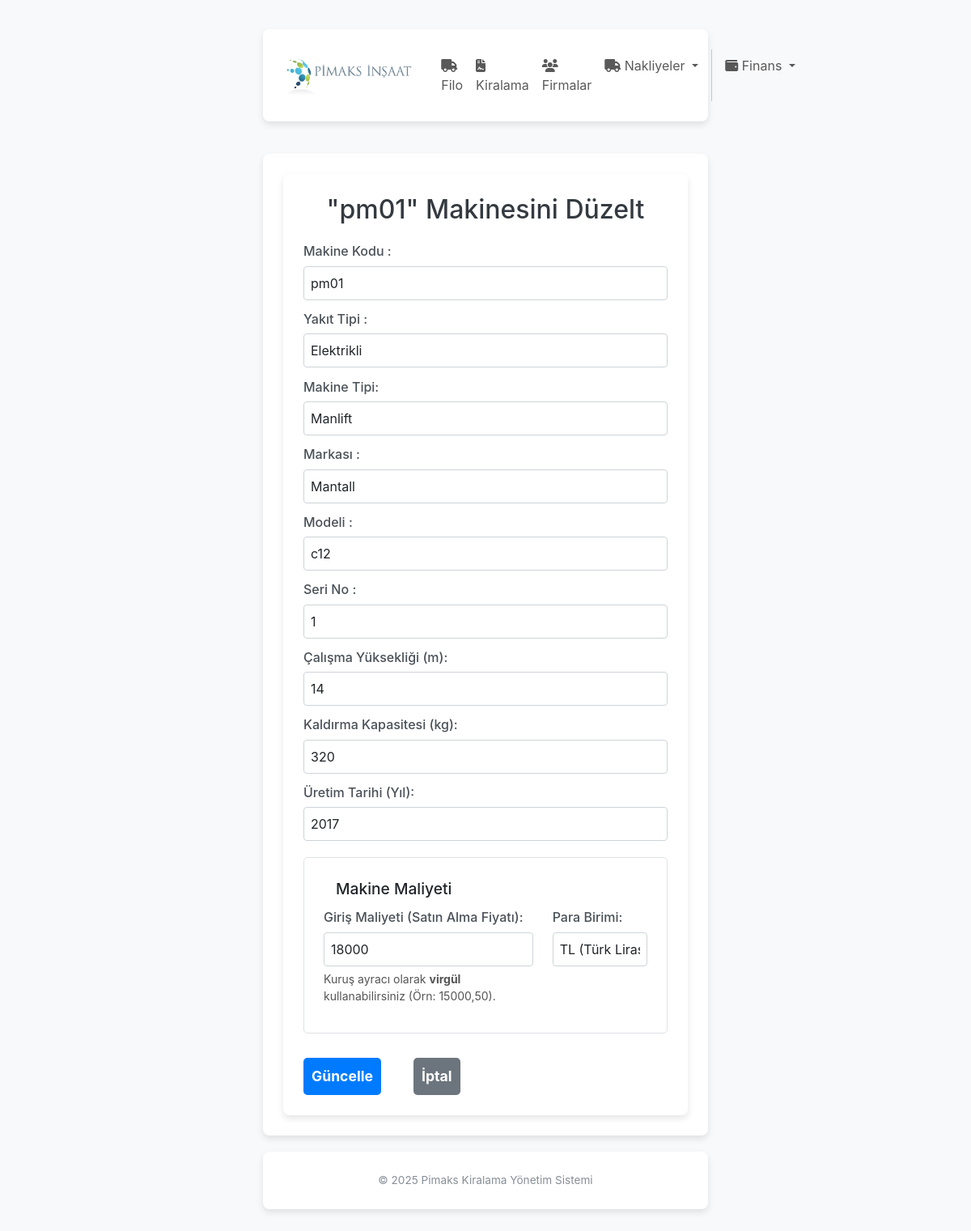
The app's page /filo/duzelt/1, older data.
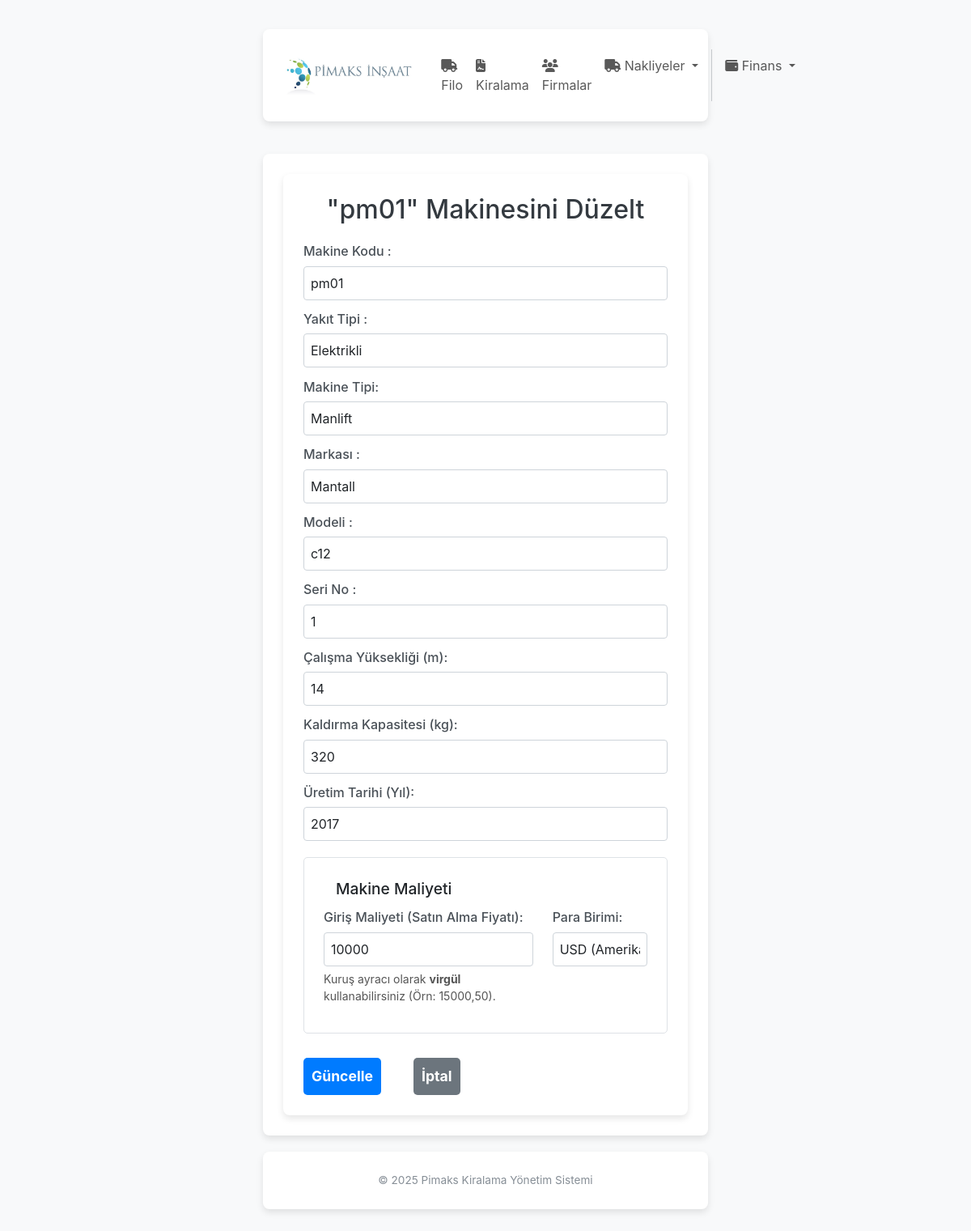
The same page, newer data.
### app/filo/models.py (models this page shows, shortened)
class Ekipman(db.Model):
    __tablename__ = 'ekipman'
    id = db.Column(db.Integer, primary_key=True)
    kod = db.Column(db.String(100), unique=True, nullable=False, index=True)
    yakit = db.Column(db.String(50), nullable=False, default='')
    tipi = db.Column(db.String(100), nullable=False, default='')
    marka = db.Column(db.String(100), nullable=False)
    model = db.Column(db.String(100), nullable=True, default='')
    seri_no = db.Column(db.String(100), nullable=False, index=True)
    calisma_yuksekligi = db.Column(db.Integer, nullable=False)
    kaldirma_kapasitesi = db.Column(db.Integer, nullable=False)
    uretim_tarihi = db.Column(db.String(100), nullable=False)
    calisma_durumu = db.Column(db.String(50), nullable=False, default='bosta')
    giris_maliyeti = db.Column(db.String(50), nullable=True, default='0')
    para_birimi = db.Column(db.String(3), nullable=False, default='TRY')
    is_active = db.Column(db.Boolean, default=True, nullable=False)
    firma_tedarikci_id = db.Column(db.Integer, db.ForeignKey('firma.id'), nullable=True)
    firma_tedarikci = db.relationship('Firma', back_populates='tedarik_edilen_ekipmanlar', foreign_keys=[firma_tedarikci_id])
    kiralama_kalemleri = db.relationship('KiralamaKalemi', back_populates='ekipman', cascade="all, delete-orphan")
    bakim_kayitlari = db.relationship('BakimKaydi', back_populates='ekipman', cascade="all, delete-orphan")
    __table_args__ = (db.UniqueConstraint('firma_tedarikci_id', 'seri_no', name='_tedarikci_seri_no_uc'),)
    swap_cikis_kayitlari = db.relationship('MakineDegisim',foreign_keys='MakineDegisim.eski_ekipman_id',backref='eski_ekipman', lazy='dynamic')
    swap_giris_kayitlari = db.relationship('MakineDegisim', foreign_keys='MakineDegisim.yeni_ekipman_id', backref='yeni_ekipman',lazy='dynamic')

### app/filo/routes.py (the view, shortened to what this page needs)
@filo_bp.route('/duzelt/<int:id>', methods=['GET', 'POST'])
def duzelt(id):
    ekipman = Ekipman.query.filter(
        Ekipman.id == id,
        Ekipman.firma_tedarikci_id.is_(None),
        Ekipman.is_active == True
    ).first_or_404()
    form = EkipmanForm(obj=ekipman)
    if request.method == 'GET':
        try:
            maliyet_str = ekipman.giris_maliyeti
            if maliyet_str:
                if ',' in maliyet_str: maliyet_str = maliyet_str.replace('.', '').replace(',', '.')
                form.giris_maliyeti.data = Decimal(maliyet_str)
            else: form.giris_maliyeti.data = Decimal(0.0)
        except (ValueError, InvalidOperation):
            form.giris_maliyeti.data = Decimal(0.0)
    return render_template('filo/duzelt.html', form=form, ekipman=ekipman)

### app/filo/forms.py
class EkipmanForm(FlaskForm):
    kod = StringField('Makine Kodu', validators=[InputRequired()])
    yakit = StringField('Yakıt Türü', validators=[InputRequired()])
    tipi = StringField('Makine Tipi', validators=[InputRequired()])
    marka = StringField('Makine Markası', validators=[InputRequired()])
    model = StringField('Makine Modeli', validators=[InputRequired()])
    seri_no = StringField('Makine Seri No', validators=[InputRequired()])
    calisma_yuksekligi = StringField('Çalışma Yüksekliği (m)', validators=[InputRequired()])
    kaldirma_kapasitesi = StringField('Kaldırma Kapasitesi (kg)', validators=[InputRequired()])
    uretim_tarihi = StringField('Üretim Tarihi (Yıl)', validators=[InputRequired()])
    giris_maliyeti = StringField('Giriş Maliyeti (Satın Alma)', validators=[Optional(), validate_currency])
    para_birimi = SelectField(
        'Para Birimi',
        choices=[('TRY', 'TL (Türk Lirası)'), ('USD', 'USD (Amerikan Doları)'), ('EUR', 'EUR (Euro)')],
        default='TRY',
        validators=[InputRequired()]
    )
    submit = SubmitField('Kaydet')

### app/templates/filo/duzelt.html (shortened to what this page needs)
{% extends "base.html" %}
{% block content %}
<div class="container">
    <h2>"{{ ekipman.kod }}" Makinesini Düzelt</h2>
    <form action="" method="POST" novalidate>
        <div class="form-group">
            {{ form.kod.label(text="Makine Kodu :") }}
            {{ form.kod(class="form-control") }}
        </div>
        <div class="form-group">
             {{ form.yakit.label(text="Yakıt Tipi :") }}
             {{ form.yakit(id="yakit", class="form-control", list="yakit-listesi") }}
        </div>
        <div class="form-group">
             {{ form.tipi.label(text="Makine Tipi:") }}
             {{ form.tipi(id="tipi", class="form-control", list="tip-listesi") }}
        </div>
         <div class="form-group">
             {{ form.marka.label(text="Markası :") }}
             {{ form.marka(id="marka", class="form-control", list="marka-listesi") }}
        </div>
        <div class="form-group">
             {{ form.model.label(text="Modeli :") }}
             {{ form.model(id="model", class="form-control") }}
        </div>
       <div class="form-group">
            {{ form.seri_no.label(text="Seri No :") }}
            {{ form.seri_no(id="seri_no", class="form-control") }}
        </div>
        <div class="form-group">
            {{ form.calisma_yuksekligi.label(text="Çalışma Yüksekliği (m):") }}
            {{ form.calisma_yuksekligi(id="calisma_yuksekligi", class="form-control", type="number", step="1") }}
        </div>
        <div class="form-group">
            {{ form.kaldirma_kapasitesi.label(text="Kaldırma Kapasitesi (kg):") }}
            {{ form.kaldirma_kapasitesi(id="kaldirma_kapasitesi", class="form-control", type="number") }}
        </div>
        <div class="form-group">
            {{ form.uretim_tarihi.label(text="Üretim Tarihi (Yıl):") }}
            {{ form.uretim_tarihi(id="uretim_tarihi", class="form-control", type="number", step="1", min="1990") }}
        </div>
        <fieldset class="form-group" style="border: 1px solid #dee2e6; padding: 1.5rem; margin-top: 20px; border-radius: 5px;">
            <legend style="font-size: 1.2em; font-weight: 500; width: auto; padding: 0 10px; margin-left: 5px;">Makine Maliyeti</legend>
            <div class="row">
                <div class="col-md-8 form-group">
                    {{ form.giris_maliyeti.label(text="Giriş Maliyeti (Satın Alma Fiyatı):") }}
                    {{ form.giris_maliyeti(class="form-control", placeholder="Örn: 15000 veya 15000,50", id="giris_maliyeti", autocomplete="off") }}
                    <small style="color: #555; margin-top: 5px; display: block;">
                        Kuruş ayracı olarak <strong>virgül</strong> kullanabilirsiniz (Örn: 15000,50).
                    </small>
                </div>
                <div class="col-md-4 form-group">
                    {{ form.para_birimi.label(text="Para Birimi:") }}
                    {{ form.para_birimi(class="form-control") }}
                </div>
            </div>
        </fieldset>
        <div class="butonlar">
         {{ form.submit(class="buton", value="Güncelle") }}
         <a href="{{ url_for('filo.index') }}" class="buton iptal">İptal</a>
         </div>
    </form>
</div>
{% endblock %}

### app/templates/base.html (shortened to what this page needs)
<!DOCTYPE html>
<html lang="tr">
<head>
    <link href="{{ url_for('static', filename='css/bootstrap.min.css') }}" rel="stylesheet">
    <link rel="stylesheet" href="https://cdnjs.cloudflare.com/ajax/libs/font-awesome/6.4.0/css/all.min.css">
</head>
<body>
    <nav class="navbar navbar-expand-lg navbar-light mb-4">
        <div class="container">
            <a class="navbar-brand" href="{{ url_for('main.index') }}">
                <img src="{{ url_for('static', filename='img/logo.JPG') }}"
                      alt="Pimaks Logo"
                      class="navbar-logo"
                      onerror="this.onerror=null; this.src='/static/img/placeholder.png';">
            </a>
            <div class="collapse navbar-collapse" id="navbarNav">
                <ul class="navbar-nav ms-auto">
                    <li class="nav-item">
                        <a class="nav-link" href="{{ url_for('filo.index') }}"><i class="fa fa-truck"></i> Filo</a>
                    </li>
                    <li class="nav-item">
                        <a class="nav-link" href="{{ url_for('kiralama.index') }}"><i class="fa fa-file-contract"></i> Kiralama</a>
                    </li>
                    <li class="nav-item">
                        <a class="nav-link" href="{{ url_for('firmalar.index') }}"><i class="fa fa-users"></i> Firmalar</a>
                    </li>
                    <li class="nav-item dropdown">
                    <a class="nav-link dropdown-toggle" href="#" id="navbarNakliyeler" role="button" data-bs-toggle="dropdown" aria-expanded="false">
                    <i class="fas fa-truck"></i> Nakliyeler
                    </a>
                    </li>
                     <li class="nav-item dropdown">
                        <a class="nav-link dropdown-toggle" href="#" id="navbarDropdown" role="button" data-bs-toggle="dropdown">
                            <i class="fa fa-wallet"></i> Finans
                        </a>
                    </li>
                </ul>
            </div>
        </div>
    </nav>
    <div class="container main-content">
        {% block content %}{% endblock %}
    </div>
    <footer>
        <div class="container">
            &copy; 2025 Pimaks Kiralama Yönetim Sistemi
        </div>
    </footer>
</body>
</html>

### app/templates/base.html (style rules this page uses)
body { font-family: 'Segoe UI', Tahoma, Geneva, Verdana, sans-serif; background-color: #f8f9fa; min-height: 100vh; display: flex; flex-direction: column; }
.navbar { padding-top: 1rem; padding-bottom: 1rem; }
.navbar-brand { font-weight: 600; letter-spacing: 0.5px; display: flex; align-items: center; color: #333 !important; }
.navbar-logo { height: 50px; width: auto; margin-right: 10px; object-fit: contain; }
.main-content { flex: 1; padding-bottom: 40px; padding-top: 10px; }
footer { background-color: transparent; color: #868e96; padding: 20px 0; text-align: center; font-size: 0.85em; margin-top: auto; border: none; }

### app/templates/filo/duzelt.html (style rules this page uses)
body { font-family: -apple-system, BlinkMacSystemFont, "Segoe UI", Roboto, "Helvetica Neue", Arial, sans-serif; margin: 20px; background-color: #f8f9fa; }
.container { max-width: 550px; margin: auto; padding: 25px; background-color: #fff; border-radius: 8px; box-shadow: 0 4px 8px rgba(0,0,0,0.1); }
h2 { color: #343a40; text-align: center; margin-bottom: 20px; }
.form-group { margin-bottom: 0.7rem; }
label { display: block; margin-bottom: .4rem; font-weight: 500; color: #495057; }
input.form-control, select.form-control, textarea.form-control { width: 100%; padding: .5rem; border: 1px solid #ced4da; border-radius: .25rem; box-sizing: border-box; font-size: 1rem; font-family: inherit; resize: vertical; }
.butonlar { display: flex; justify-content: flex-start; gap: 40px; margin-top: 30px; }
.buton { display: inline-block; padding: 10px 10px; background-color: #007BFF; color: white; text-decoration: none; border-radius: 5px; font-weight: bold; border: none; cursor: pointer; transition: background-color 0.3s ease; font-size: 1.1rem; }
.buton.iptal { background-color: #6c757d; }

Row changes from the older to the newer data that the page shows:
changed Ekipman "pm01": giris_maliyeti "18000" → "10000"; para_birimi "TL (Türk Lirası)" → "USD (Amerikan Doları)"
